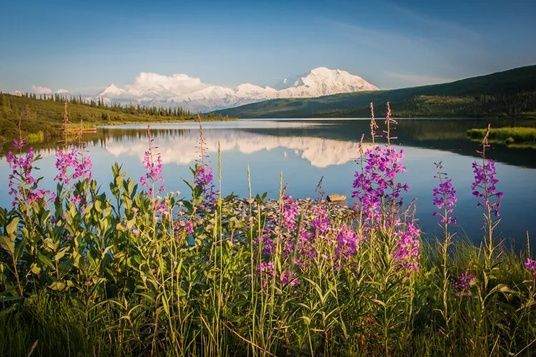
#> input picture Images/image1.jpg, 536 x 357 px, shrunk from 750 x 500 before the run; its folder holds 2 pictures in this run
$ python opencv_preprocessing.py   (older library calls are emulated)
#> lines starting #> are read from the running program, lines starting #| are printed output that depends on the picture; after the words box and inside, x2 and y2 are one past the last pixel; in counts of white or black regions, pixels touching at a corner belong together
# -*- coding: utf-8 -*-
"""OpenCV Preprocessing.ipynb

Automatically generated by Colab.

Original file is located at
    https://colab.research.google.com/drive/13SjwfNPG4j1VlHwouJb9GKIQmKHhVpH7
"""

import os, cv2, numpy as np, matplotlib.pyplot as plt, time
from pathlib import Path

BASE = Path(".")
IM_DIR = BASE / "images"
OUT_DIR = BASE / "outputs"
OUT_DIR.mkdir(exist_ok=True, parents=True)

def save_and_close_plot(fig, filename):
    fig.savefig(OUT_DIR / filename)
    plt.close(fig)

def show_and_save(img, title="", cmap=None, filename=None):
    fig = plt.figure(figsize=(6,4))
    if img.ndim == 2:  # grayscale
        plt.imshow(img, cmap=cmap or "gray")
    else:
        plt.imshow(cv2.cvtColor(img, cv2.COLOR_BGR2RGB))
    plt.title(title)
    plt.axis("off")
    if filename:
        save_and_close_plot(fig, filename)
    else:
        plt.show() # Keep for debugging if needed, but won't be called if filename is provided

img_paths = sorted([p for p in IM_DIR.iterdir() if p.suffix.lower() in [".jpg",".jpeg",".png"]])[:2]
assert len(img_paths) >= 2, "Please add at least two images."
img1 = cv2.imread(str(img_paths[0]))
#> img1 is the input picture: shape (357, 536, 3); mean B, G, R 97.2, 107.4, 104.6
img2 = cv2.imread(str(img_paths[1]))
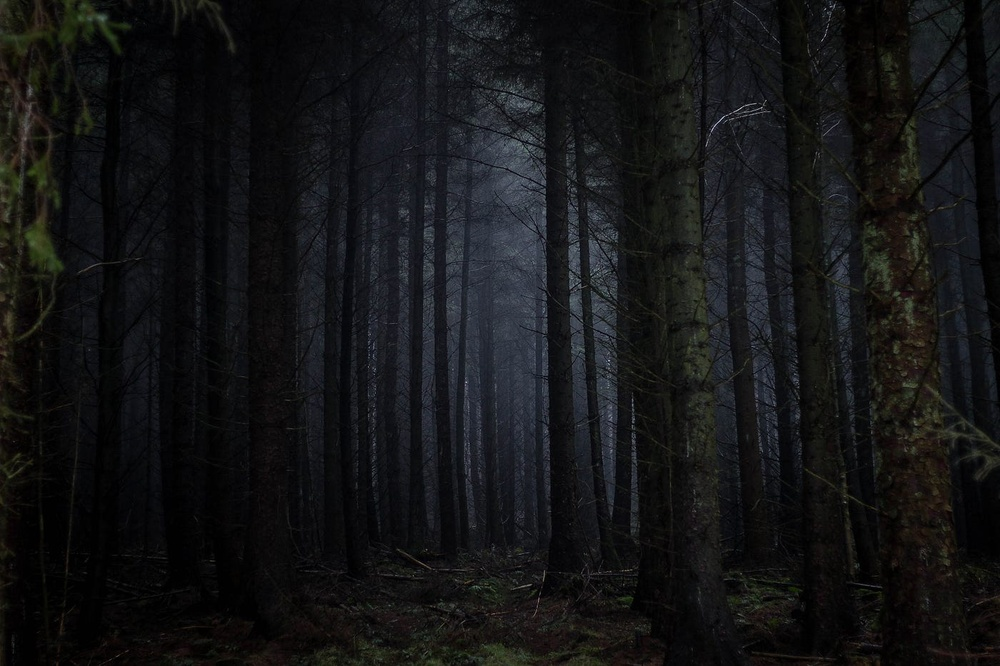
#> input picture Images/image2.jpg, 1000 x 666 px, shrunk from 1400 x 933 before the run
#> img2 is the input picture: shape (666, 1000, 3); mean B, G, R 21.5, 20.5, 19.9

show_and_save(img1, f"Image 1: {img_paths[0].name}", filename=f"img1_original.jpg")
show_and_save(img2, f"Image 2: {img_paths[1].name}", filename=f"img2_original.jpg")
cv2.imwrite(str(OUT_DIR / "img1_original_cv2.jpg"), img1) # Save original using cv2 as well
cv2.imwrite(str(OUT_DIR / "img2_original_cv2.jpg"), img2)
print("Saved original images to outputs/")

def plot_hist_and_save(img_bgr, name_prefix):
#> called with name_prefix = 'img1'
    gray = cv2.cvtColor(img_bgr, cv2.COLOR_BGR2GRAY)
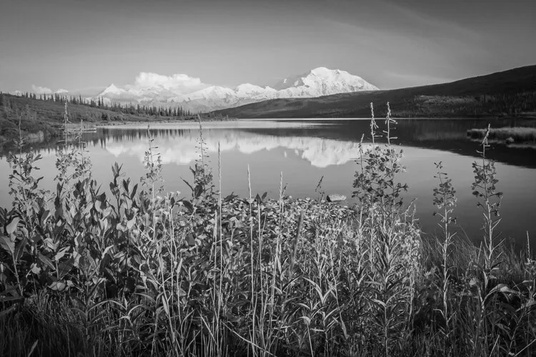
#> gray: shape (357, 536); min 0, max 242, mean 105.4
    hsv = cv2.cvtColor(img_bgr, cv2.COLOR_BGR2HSV)
#> hsv: shape (357, 536, 3); mean H, S, V 62.4, 119.1, 124.7
    ycrcb = cv2.cvtColor(img_bgr, cv2.COLOR_BGR2YCrCb)
#> ycrcb: shape (357, 536, 3); mean of channels 0, 1, 2 105.4, 127.4, 123.4
    cv2.imwrite(str(OUT_DIR / f"{name_prefix}_gray.jpg"), gray)
    cv2.imwrite(str(OUT_DIR / f"{name_prefix}_hsv.jpg"), hsv)
    cv2.imwrite(str(OUT_DIR / f"{name_prefix}_ycrcb.jpg"), ycrcb)

    hist = cv2.calcHist([gray],[0],None,[256],[0,256]).ravel()
#> hist = 256 values, max 1465 at index 160, min 0 at index 243, mean 747.5
    fig_hist = plt.figure(figsize=(6,3))
    plt.plot(hist, color="black")
    plt.title(f"{name_prefix}: Gray Histogram")
    plt.xlim([0,256])
    plt.tight_layout()
    save_and_close_plot(fig_hist, f"{name_prefix}_gray_histogram.png")

    show_and_save(gray, f"{name_prefix} Grayscale", cmap="gray", filename=f"{name_prefix}_grayscale_display.jpg")
    show_and_save(hsv, f"{name_prefix} HSV", filename=f"{name_prefix}_hsv_display.jpg")
    show_and_save(ycrcb, f"{name_prefix} YCrCb", filename=f"{name_prefix}_ycrcb_display.jpg")
#> in save_and_close_plot (call 6), `fig.savefig(OUT_DIR / filename)`:
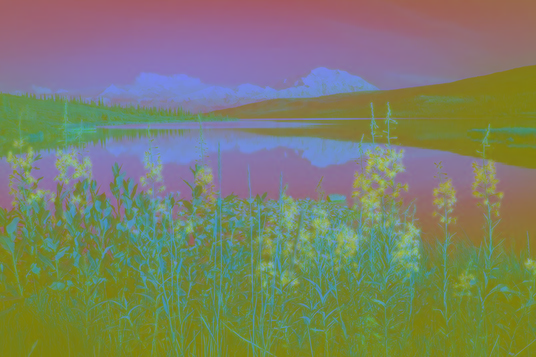
#> shown: shape (357, 536, 3); mean R, G, B 123.4, 127.4, 105.4

plot_hist_and_save(img1, "img1")
plot_hist_and_save(img2, "img2")
#> in plot_hist_and_save (call 2), `hsv = cv2.cvtColor(img_bgr, cv2.COLOR_BGR2HSV)`: hsv: shape (666, 1000, 3); mean H, S, V 77.5, 59.9, 23.5
#> in plot_hist_and_save (call 2), `ycrcb = cv2.cvtColor(img_bgr, cv2.COLOR_BGR2YCrCb)`: ycrcb: shape (666, 1000, 3); mean of channels 0, 1, 2 20.4, 127.6, 128.6
print("Saved colorspace conversions and histograms.")

def denoise_suite_and_save(img_bgr, name_prefix):
#> called with name_prefix = 'img1'
    g3 = cv2.GaussianBlur(img_bgr, (3,3), 0)
    g7 = cv2.GaussianBlur(img_bgr, (7,7), 0)
    m3 = cv2.medianBlur(img_bgr, 3)
    m5 = cv2.medianBlur(img_bgr, 5)
    cv2.imwrite(str(OUT_DIR / f"{name_prefix}_gauss3.jpg"), g3)
    cv2.imwrite(str(OUT_DIR / f"{name_prefix}_gauss7.jpg"), g7)
    cv2.imwrite(str(OUT_DIR / f"{name_prefix}_median3.jpg"), m3)
    cv2.imwrite(str(OUT_DIR / f"{name_prefix}_median5.jpg"), m5)

    fig_denoise = plt.figure(figsize=(10,6))
    imgs = [img_bgr, g3, g7, m3, m5]
    titles = ["Original","Gaussian 3","Gaussian 7","Median 3","Median 5"]
    for i,(im,t) in enumerate(zip(imgs,titles),1):
        plt.subplot(2,3,i); plt.imshow(cv2.cvtColor(im, cv2.COLOR_BGR2RGB)); plt.title(t); plt.axis("off")
#> this loop made 5 passes
#> t on passes 1 to 5: 'Original', 'Gaussian 3', 'Gaussian 7', 'Median 3', 'Median 5'
    plt.tight_layout()
    save_and_close_plot(fig_denoise, f"{name_prefix}_denoise_suite.png")
#> in save_and_close_plot (call 11), `fig.savefig(OUT_DIR / filename)`:
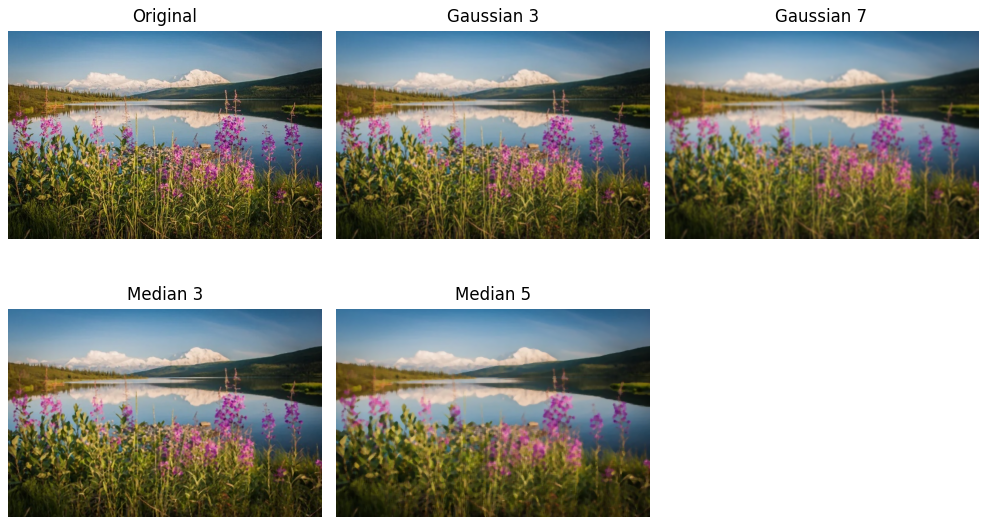
#> figure drawn by matplotlib, 5 panels

denoise_suite_and_save(img1, "img1")
denoise_suite_and_save(img2, "img2")
#> the loop in denoise_suite_and_save (call 2), `for i,(im,t) in enumerate(zip(imgs,titles),1):` made 5 passes

def edge_suite_and_save(img_bgr, name_prefix):
#> called with name_prefix = 'img1'
    gray = cv2.cvtColor(img_bgr, cv2.COLOR_BGR2GRAY)
    sobelx = cv2.Sobel(gray, cv2.CV_16S, 1,0, ksize=3)
    sobely = cv2.Sobel(gray, cv2.CV_16S, 0,1, ksize=3)
    sobelx = cv2.convertScaleAbs(sobelx)
    sobely = cv2.convertScaleAbs(sobely)
    lap = cv2.Laplacian(gray, cv2.CV_16S, ksize=3); lap = cv2.convertScaleAbs(lap)
    canny1 = cv2.Canny(gray, 50,150)
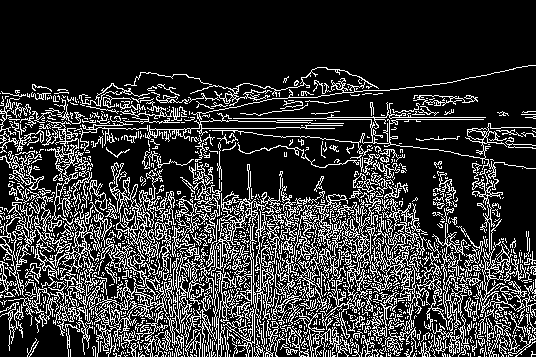
#> canny1: shape (357, 536); 21.1% white in thin lines or dots, all inside (x1, y1, x2, y2) = (0, 65, 536, 357)
    canny2 = cv2.Canny(gray,100,200)
    for name,img in [("sobelx",sobelx),("sobely",sobely),("laplacian",lap),("canny_50_150",canny1),("canny_100_200",canny2)]:
        cv2.imwrite(str(OUT_DIR / f"{name_prefix}_{name}.jpg"), img)
#> this loop made 5 passes
#> name on passes 1 to 5: 'sobelx', 'sobely', 'laplacian', 'canny_50_150', 'canny_100_200'

    fig_edge = plt.figure(figsize=(10,6))
    maps = [sobelx, sobely, lap, canny1, canny2]
    titles = ["Sobel X","Sobel Y","Laplacian","Canny 50-150","Canny 100-200"]
    for i,(im,t) in enumerate(zip(maps,titles),1):
        plt.subplot(2,3,i); plt.imshow(im, cmap="gray"); plt.title(t); plt.axis("off")
#> this loop made 5 passes
#> t on passes 1 to 5: 'Sobel X', 'Sobel Y', 'Laplacian', 'Canny 50-150', 'Canny 100-200'
    plt.tight_layout()
    save_and_close_plot(fig_edge, f"{name_prefix}_edge_suite.png")

edge_suite_and_save(img1, "img1")
edge_suite_and_save(img2, "img2")
#> in edge_suite_and_save (call 2), `canny1 = cv2.Canny(gray, 50,150)`: canny1: shape (666, 1000); 7.1% white in thin lines or dots
#> in edge_suite_and_save (call 2), `canny2 = cv2.Canny(gray,100,200)`: canny2: shape (666, 1000); 2.3% white in thin lines or dots
#> the loop in edge_suite_and_save (call 2), `for name,img in [("sobelx",sobelx),("sobely",sobely),("laplacian",lap)..` made 5 passes
#> the loop in edge_suite_and_save (call 2), `for i,(im,t) in enumerate(zip(maps,titles),1):` made 5 passes

def thresh_morph_contours_and_save(img_bgr, name_prefix):
#> called with name_prefix = 'img1'
    gray = cv2.cvtColor(img_bgr, cv2.COLOR_BGR2GRAY)
    _, th = cv2.threshold(gray, 0, 255, cv2.THRESH_BINARY+cv2.THRESH_OTSU)
#> th: shape (357, 536); 49.8% white; 904 white regions (840 under 20 px), largest, box (x1, y1, x2, y2) and area: (0, 0, 536, 351) 89184, (174, 232, 207, 319) 378, (6, 217, 28, 241) 227
    k3 = cv2.getStructuringElement(cv2.MORPH_RECT, (3,3))
#> k3 = [[1, 1, 1], [1, 1, 1], [1, 1, 1]]
    opened = cv2.morphologyEx(th, cv2.MORPH_OPEN, k3)
#> opened: shape (357, 536); 42.5% white; 197 white regions (103 under 20 px), largest, box (x1, y1, x2, y2) and area: (0, 0, 536, 114) 45324, (0, 118, 489, 242) 28561, (493, 162, 536, 192) 844
    closed = cv2.morphologyEx(th, cv2.MORPH_CLOSE, k3)
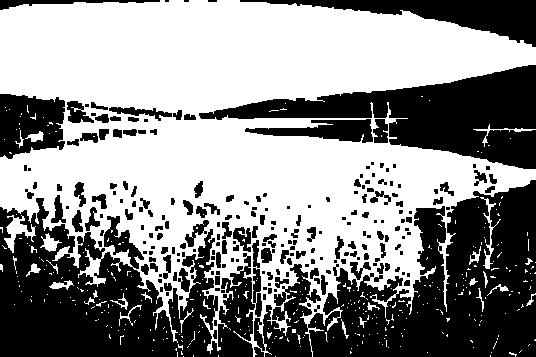
#> closed: shape (357, 536); 55.4% white; 235 black regions (113 under 20 px)
    cv2.imwrite(str(OUT_DIR / f"{name_prefix}_th_otsu.jpg"), th)
    cv2.imwrite(str(OUT_DIR / f"{name_prefix}_opened.jpg"), opened)
    cv2.imwrite(str(OUT_DIR / f"{name_prefix}_closed.jpg"), closed)
    contours, _ = cv2.findContours(closed, cv2.RETR_EXTERNAL, cv2.CHAIN_APPROX_SIMPLE)
#> contours = 349 contours, 334 with area under 20; largest, box (x1, y1, x2, y2) and area: (0, 0, 536, 357) 112434, (4, 215, 36, 253) 360, (480, 197, 501, 269) 153, (40, 233, 62, 252) 150, (25, 131, 44, 142) 86
    filtered = [c for c in contours if cv2.contourArea(c) > 100]
#> filtered = 4 contours; box (x1, y1, x2, y2) and area: (0, 0, 536, 357) 112434, (4, 215, 36, 253) 360, (480, 197, 501, 269) 153, (40, 233, 62, 252) 150
    canvas = img_bgr.copy()
    cv2.drawContours(canvas, filtered, -1, (0,255,0), 2)
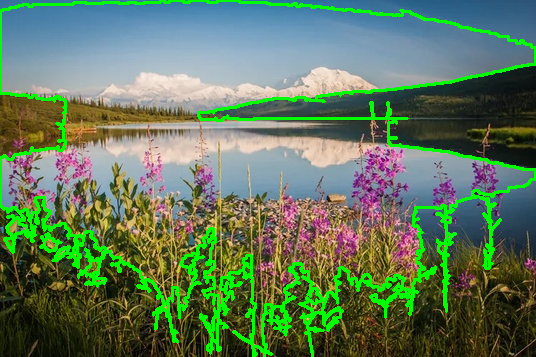
#> canvas: shape (357, 536, 3); 8.87% of pixels changed, all inside (x1, y1, x2, y2) = (0, 0, 536, 357)
    for c in filtered:
        x,y,w,h = cv2.boundingRect(c)
        cv2.rectangle(canvas, (x,y), (x+w,y+h), (255,0,0), 2)
#> this loop made 4 passes
#> (x, y, w, h) on passes 1 to 4: (40, 233, 22, 19), (4, 215, 32, 38), (480, 197, 21, 72), (0, 0, 536, 357)
    cv2.imwrite(str(OUT_DIR / f"{name_prefix}_contours.jpg"), canvas)
    print(f"{name_prefix}: total contours={len(contours)}, kept={len(filtered)}")
#| img1: total contours=349, kept=4

    fig_thresh = plt.figure(figsize=(10,6))
    panels = [(gray,"Gray"), (th,"Otsu"), (opened,"Open"), (closed,"Close"),
              (cv2.cvtColor(canvas, cv2.COLOR_BGR2RGB),"Contours")]
    for i,(im,t) in enumerate(panels,1):
        plt.subplot(2,3,i)
        if isinstance(im, np.ndarray) and im.ndim==2:
            plt.imshow(im, cmap="gray")
        else:
            plt.imshow(im)
        plt.title(t); plt.axis("off")
#> this loop made 5 passes
    plt.tight_layout()
    save_and_close_plot(fig_thresh, f"{name_prefix}_thresh_morph_contours_suite.png")

thresh_morph_contours_and_save(img1, "img1")
thresh_morph_contours_and_save(img2, "img2")
#> in thresh_morph_contours_and_save (call 2), `contours, _ = cv2.findContours(closed, cv2.RETR_EXTERNAL, cv2.CHAIN_AP..`: contours = 1606 contours, 1477 with area under 20; largest, box (x1, y1, x2, y2) and area: (359, 0, 551, 539) 63440, (656, 49, 788, 576) 29128, (552, 123, 652, 520) 15350, (343, 543, 651, 666) 13256, (0, 0, 65, 341) 9681
#> in thresh_morph_contours_and_save (call 2), `filtered = [c for c in contours if cv2.contourArea(c) > 100]`: filtered = 49 contours; largest, box (x1, y1, x2, y2) and area: (359, 0, 551, 539) 63440, (656, 49, 788, 576) 29128, (552, 123, 652, 520) 15350, (343, 543, 651, 666) 13256, (0, 0, 65, 341) 9681
#> the loop in thresh_morph_contours_and_save (call 2), `for c in filtered:` made 49 passes
#> (x, y, w, h) on passes 1 to 12: (314, 646, 29, 20), (400, 605, 31, 9), (366, 602, 35, 15), (723, 571, 72, 56), (571, 560, 67, 28), (343, 543, 308, 123), (936, 539, 18, 27), (845, 518, 14, 56), (840, 472, 24, 33), (920, 455, 31, 56), (962, 448, 38, 32), (872, 448, 11, 34)
#| img2: total contours=1606, kept=49
#> the loop in thresh_morph_contours_and_save (call 2), `for i,(im,t) in enumerate(panels,1):` made 5 passes

def benchmark_ops(img_bgr, name_prefix):
    gray = cv2.cvtColor(img_bgr, cv2.COLOR_BGR2GRAY)
    t0 = time.perf_counter(); _ = cv2.GaussianBlur(img_bgr, (7,7), 0); t1 = time.perf_counter()
    _ = cv2.Canny(gray, 100,200); t2 = time.perf_counter()
    print(f"{name_prefix} Gaussian(7x7): {(t1-t0)*1000:.2f} ms")
    print(f"{name_prefix} Canny(100-200): {(t2-t1)*1000:.2f} ms")
benchmark_ops(img1, "img1")
benchmark_ops(img2, "img2")

observations = [
    "Median blur preserved edges better on the noisy image.",
    "Canny(100–200) gave clean edges, fewer false positives than 50–150.",
    "Morphological closing after Otsu threshold filled gaps and improved contour detection.",
    "Typical timings: Gaussian(7x7) around X ms; Canny(100-200) Y ms per 1080p image."
]
for i,o in enumerate(observations,1):
    print(f"{i}. {o}")
